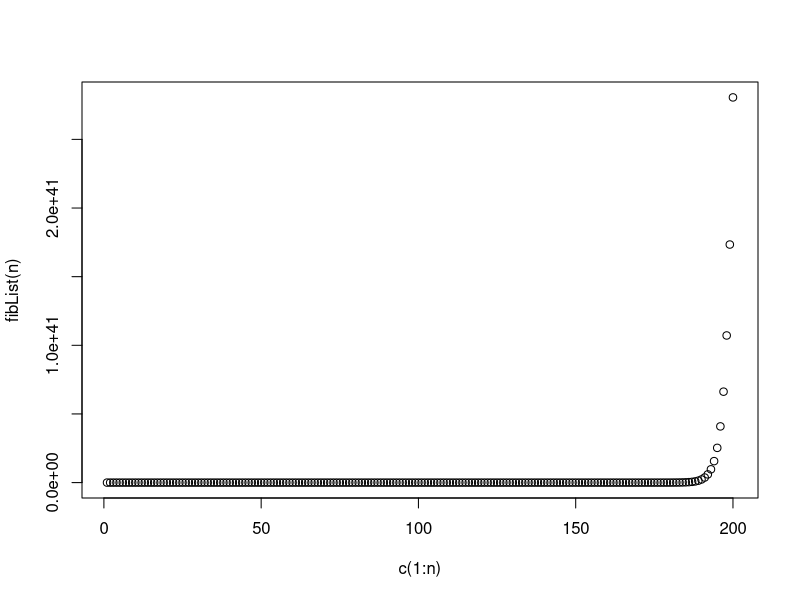
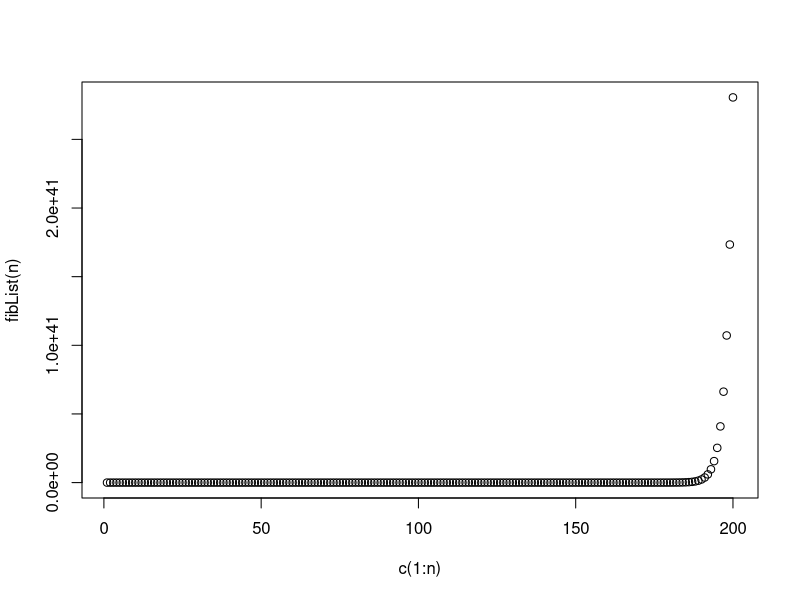

Source code (R) for these figures, in order:
# Create a list  of the first n fibonacci numbers
fibList <- function(n){
  theList <- numeric(n)
  theList[1] <- 1
  theList[2] <- 1
  for (i in 3:n) {
    theList[i] <- theList[i-1] + theList[i-2]
  }
  return(theList);
}

# Calling the function
fibList(10)
fibList(20)
fibList(100)

png("fib.png", 600, 400)

drawFib2D <- function(n){
  plot(c(1:n), fibList(n))
}

drawFib2D(200)


drawFib3D <- function(n){
  a1 = fibList(n)
  a2 = fibList(n*2):(n/2)*2
  a2 = fibList(n*2):(n/3)*3
  plot(c(1:n), fibList(n), fibList(n))
}

#----------- Playing around with eksponentials
expList <- function(n){
  theList <- numeric(n)
  
  for (i in 1:n) {
    theList[i] <- 2^i
  }
  return(theList);
}

png("exp.png", 600, 400)

drawExp2D <- function(n){
  plot(c(1:n), fibList(n))
}

drawExp2D(200)
